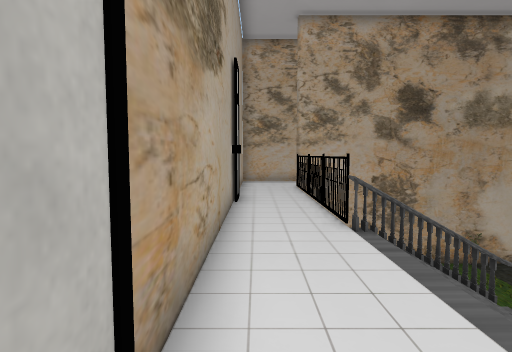
View 1 (above)

19 first-person views from a walk through a 3-D level made in the Unity game engine. The camera is 1.4 m above the floor, tilts 4° down and sees 80° across. The floor is counted in squares, 1 m on a side. Each view is taken from the middle of a square. On the plan, view 1 faces up. The plan holds only what a view shows up to about 14 squares ahead; the rest is blank. The place goes on beyond the plan. The player character is not drawn. Some animated figures are not drawn. Some surface patterns are stand-ins.

View 2
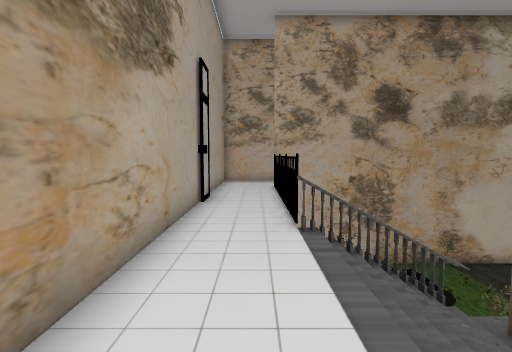

View 3
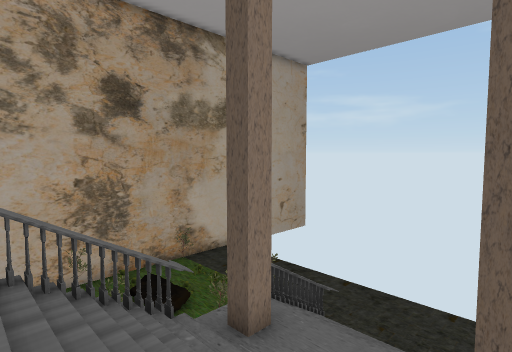

View 4
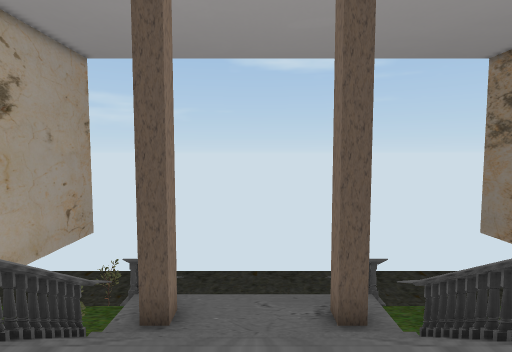

View 5
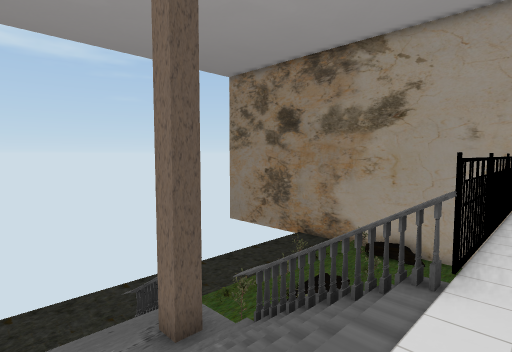

View 6
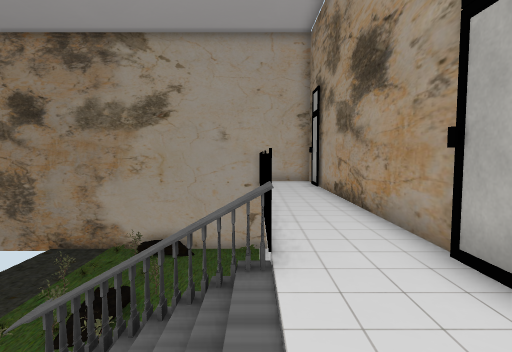

View 7
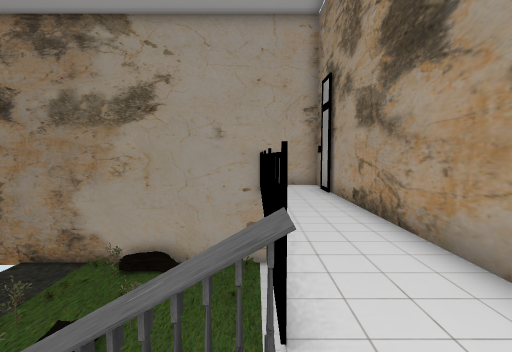

View 8
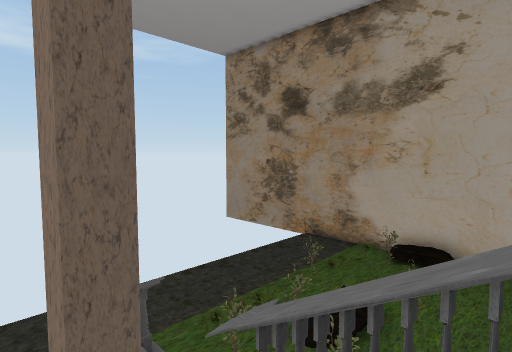

View 9
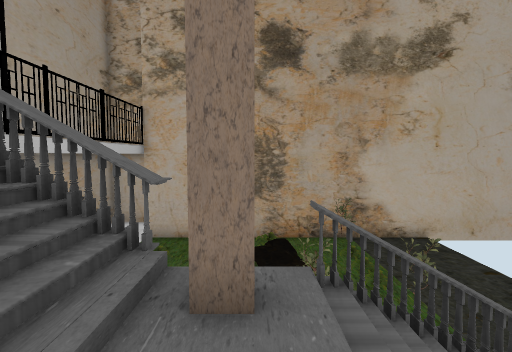

View 10
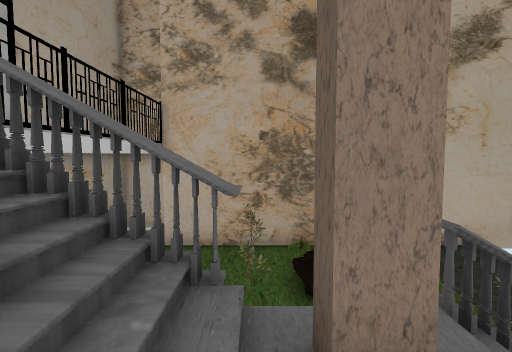

View 11
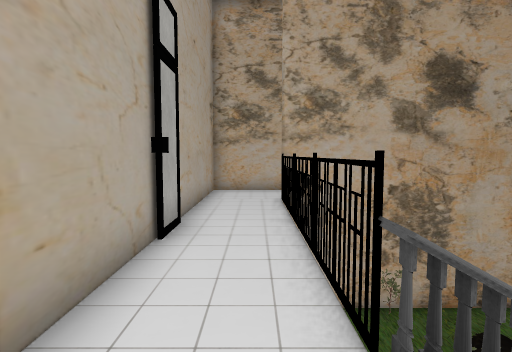

View 12
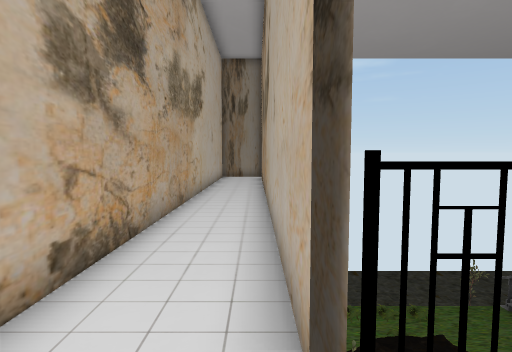

View 13
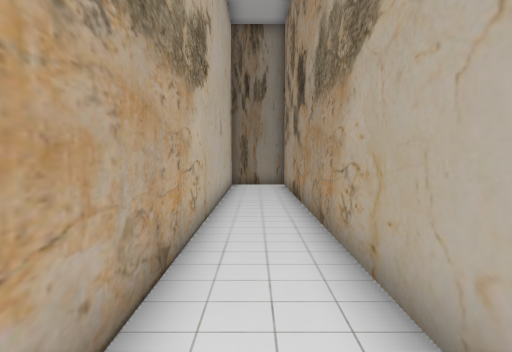

View 14
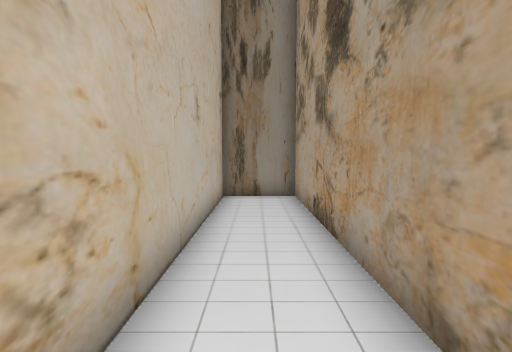

View 15
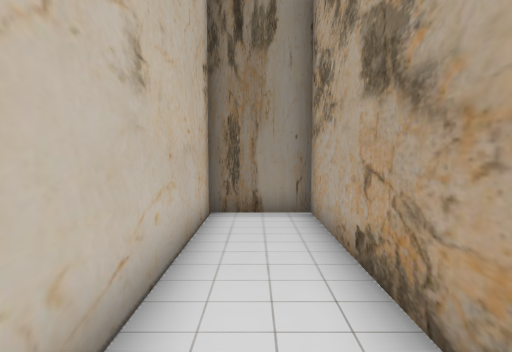

View 16
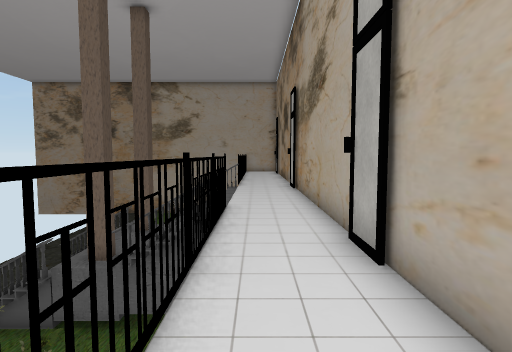

View 17
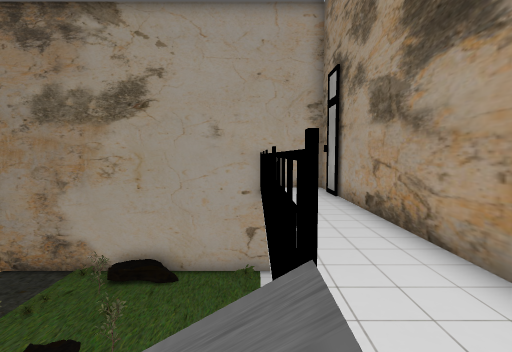

View 18
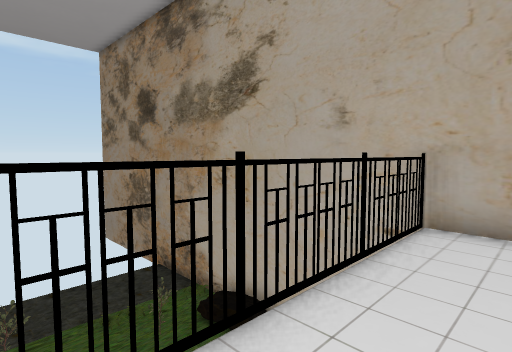

View 19
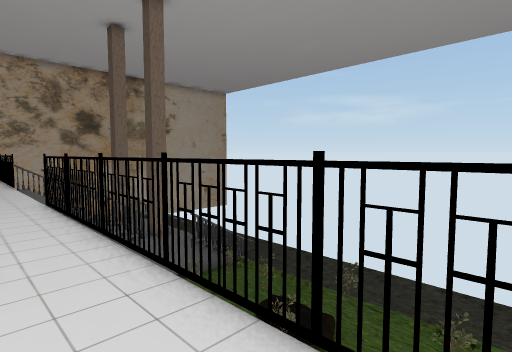

### Floor plan
Key: @ floor where view 1 was taken; # wall or solid block; x gap in a wall; . main floor; : floor 3.5 m higher than the main floor; / step, stairs or slope; = window, fence, low wall or low ledge; ^ raised ledge; v drop or lower ground; O other object.
Columns run from 1 left of view 1 to 20 right of it. Each row starts with its distance up from view 1.
 16 ######################
 15 #::::::::::::::::::::#
 14 #::############::::::#
 13 #::   OO..O...########
 12 #::.O.O...O...
 11 #::.O..OO.....
 10 #::. ..OO.O...
  9 #::.  O...O...
  8 #::.    O.O...
  7 #::. ..OO.O...
  6 #::#vxv#^^^=..
  5 #::////#///...
  4 #::////////...
  3 #::////////...
  2 #:://////  ...
  1 #::////#/ /...
  0 #@:.#...^^O=..
 -1 #::.   .O.....
 -2 #::.  O.O.....
 -3 #::.   .O.O...
 -4 #::.  ..O.O...
 -5 #::....O O....
 -6 #::...O..O....
 -7 #::...........
 -8 #::.O...O.O...
 -9 #::.....O.O...
-10 #::...///.....
-11 #::O../ #/O...#
-12 ###############

Positions as (right, up) in squares from view 1, and headings:
1: (0, 0), facing up
2: (1, 0), facing up
3: (2, 1), facing up-right
4: (0, 3), facing right
5: (1, 4), facing down-right
6: (2, 4), facing down
7: (2, 2), facing down
8: (3, 2), facing down-right
9: (6, 2), facing up
10: (5, 3), facing up
11: (1, 4), facing up
12: (0, 14), facing right
13: (5, 15), facing right
14: (9, 15), facing right
15: (12, 15), facing right
16: (1, 14), facing down
17: (2, 1), facing down
18: (0, -5), facing down-right
19: (0, -10), facing up-right
